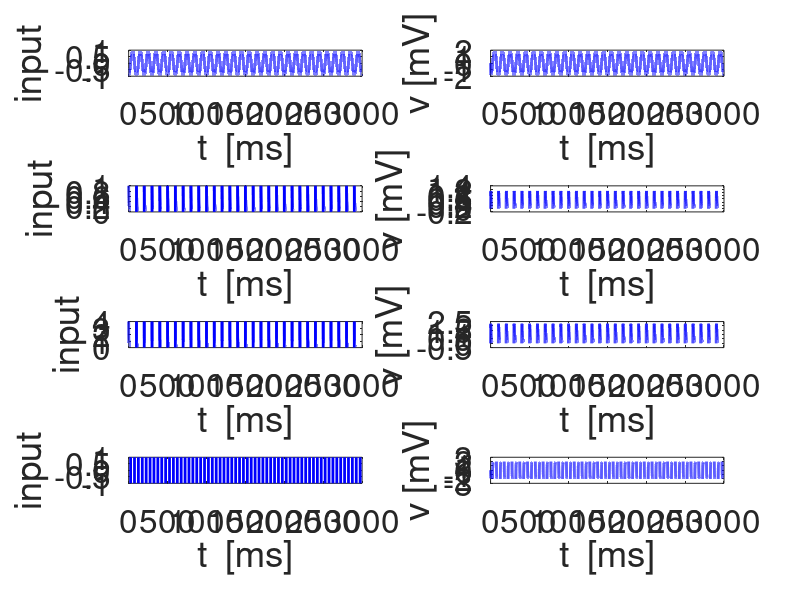

This figure's MATLAB source:
% 2019-08-30

clearvars;
% close all;

%%%input frequency
FF = 10; %[Hz]

C = 1;
gL = 0.5; 
g1 = 0.0105; 
tau1 = 100;

a = -gL/C;
b = -g1/C;
c = 1/tau1;
d = -1/tau1;

Ain = 1;
dt = 0.01;
Ncycles = 30;

Eampa=4;

% Generation of the ZAP-like regular and random funtions
Fsin=@(t,f,Ain) Ain*sin(2*pi*f*t/1000-pi/2);
Fsyn=@(t,Ain,t0,taudec) Ain*exp(-(t-t0)/taudec);
Fsqw=@(t,f,Ain,DC) Ain*square(2*pi*f*t/1000-pi/2,DC);

RNDM = 0;
if RNDM == 0
    CycleFreq = 1:1:Ncycles;
elseif RNDM == 1
    CycleFreq = randperm(Ncycles,Ncycles);
end

CycleFreq = FF*ones(1,length(CycleFreq));

CyclePer = 1000./CycleFreq;

t = 0:dt:CyclePer(1);
Izaplike = Fsin(t,CycleFreq(1),Ain);
tbdry(1) = 0;
jbdry(1) = 1;
tbdry(2) = t(end);
jbdry(2) = length(t);
for k=2:Ncycles
    tloc = dt:dt:CyclePer(k);   
    Floc = Fsin(tloc,CycleFreq(k),Ain);
    t = [t t(end)+tloc];
    Izaplike = [Izaplike Floc];
    tbdry(k+1) = t(end);
    jbdry(k+1) = length(t);
end
Tmax = t(end);

% Computation of the numerical solution

v = zeros(1,length(t));
w = zeros(1,length(t));

for j=1:length(t)-1
    k1v = -gL*v(j)-g1*w(j)+Izaplike(j);
    k1w = (v(j)-w(j))/tau1;
    av = v(j)+k1v*dt;
    aw = w(j)+k1w*dt;
    k2v = -gL*av-g1*aw+Izaplike(j+1);
    k2w = (av-aw)/tau1;
    v(j+1) = v(j)+(k1v+k2v)*dt/2;
    w(j+1) = w(j)+(k1w+k2w)*dt/2;
end


% Generation of the ZAP-like regular and random synaptic-like funtions

taurse_e = 1;     % AMPA
taudec_e = 5;     % AMPA
taurse_i = 0.2;   % GABA_A     
taudec_i = 10;    % GABA_A
Eex = 20;
Ein = -60;

taudec = taudec_e;

t = 0:dt:CyclePer(1);
Isyntrain = Fsyn(t,Ain,t(1),taudec);
for k=2:Ncycles
    tloc = dt:dt:CyclePer(k);  
    Floc = Fsyn(tloc,Ain,tloc(1),taudec);
    t = [t t(end)+tloc];
    Isyntrain = [Isyntrain Floc];
end

% Computation of the numerical solution

vs = zeros(1,length(t));
ws = zeros(1,length(t));

for j=1:length(t)-1
    k1v = -gL*vs(j)-g1*ws(j)+Isyntrain(j);
    k1w = (vs(j)-ws(j))/tau1;
    av = vs(j)+k1v*dt;
    aw = ws(j)+k1w*dt;
    k2v = -gL*av-g1*aw+Isyntrain(j+1);
    k2w = (av-aw)/tau1;
    vs(j+1) = vs(j)+(k1v+k2v)*dt/2;
    ws(j+1) = ws(j)+(k1w+k2w)*dt/2;
end

%%% conductance-based

taurse_e = 1;     % AMPA
taudec_e = 5;     % AMPA
taurse_i = 0.2;   % GABA_A     
taudec_i = 10;    % GABA_A
Eex = 20;
Ein = -60;

taudec = taudec_e;

t = 0:dt:CyclePer(1);
Isyntrainc = Fsyn(t,Ain,t(1),taudec);
for k=2:Ncycles
    tloc = dt:dt:CyclePer(k);  
    Floc = Fsyn(tloc,Ain,tloc(1),taudec);
    t = [t t(end)+tloc];
    Isyntrainc = [Isyntrainc Floc];
end

% Computation of the numerical solution

vsc = zeros(1,length(t));
wsc = zeros(1,length(t));
condinput = zeros(1,length(t));

for j=1:length(t)-1
    k1v = -gL*vsc(j)-g1*wsc(j)+Isyntrain(j)*(Eampa-vsc(j));
    k1w = (vsc(j)-wsc(j))/tau1;
    av = vsc(j)+k1v*dt;
    aw = wsc(j)+k1w*dt;
    k2v = -gL*av-g1*aw+Isyntrain(j+1)*(Eampa-av);
    k2w = (av-aw)/tau1;
    vsc(j+1) = vsc(j)+(k1v+k2v)*dt/2;
    wsc(j+1) = wsc(j)+(k1w+k2w)*dt/2;
    condinput(j) = Isyntrainc(j)*(Eampa-vsc(j));
end


% Generation of the ZAP-like square-wave funtions

DC = 50;

t = 0:dt:CyclePer(1);
Isqwtrain = Fsqw(t,CycleFreq(1),Ain,DC);
for k=2:Ncycles
    tloc = dt:dt:CyclePer(k);  
    Floc = Fsqw(tloc,CycleFreq(k),Ain,DC);   
    t = [t t(end)+tloc];
    Isqwtrain = [Isqwtrain Floc];
end

% Computation of the numerical solution

vsqw = zeros(1,length(t));
wsqw = zeros(1,length(t));

for j=1:length(t)-1
    k1v = -gL*vsqw(j)-g1*wsqw(j)+Isqwtrain(j);
    k1w = (vsqw(j)-wsqw(j))/tau1;
    av = vsqw(j)+k1v*dt;
    aw = wsqw(j)+k1w*dt;
    k2v = -gL*av-g1*aw+Isqwtrain(j+1);
    k2w = (av-aw)/tau1;
    vsqw(j+1) = vsqw(j)+(k1v+k2v)*dt/2;
    wsqw(j+1) = wsqw(j)+(k1w+k2w)*dt/2;
end

figure; 
subplot(4,2,1)
plot(t,Izaplike,'-b','linewidth',2);
xlim([0 Tmax]);
set(gca,'fontsize',24);
xlabel('t  [ms]');
ylabel('input');

subplot(4,2,2)
plot(t,v,'-b','linewidth',2);
xlim([0 Tmax]);
set(gca,'fontsize',24);
xlabel('t  [ms]');
ylabel('v [mV]');

subplot(4,2,3)
plot(t,Isyntrain,'-b','linewidth',2);
xlim([0 Tmax])
set(gca,'fontsize',24);
xlabel('t  [ms]');
ylabel('input');

subplot(4,2,4)
plot(t,vs,'-b','linewidth',2);
xlim([0 Tmax])
set(gca,'fontsize',24);
xlabel('t  [ms]');
ylabel('v [mV]');

subplot(4,2,5)
plot(t,condinput,'-b','linewidth',2);
xlim([0 Tmax])
set(gca,'fontsize',24);
xlabel('t  [ms]');
ylabel('input');

subplot(4,2,6)
plot(t,vsc,'-b','linewidth',2);
xlim([0 Tmax])
set(gca,'fontsize',24);
xlabel('t  [ms]');
ylabel('v [mV]');

subplot(4,2,7)
plot(t,Isqwtrain,'-b','linewidth',2);
xlim([0 Tmax])
set(gca,'fontsize',24);
xlabel('t  [ms]');
ylabel('input');

subplot(4,2,8)
plot(t,vsqw,'-b','linewidth',2);
xlim([0 Tmax])
set(gca,'fontsize',24);
xlabel('t  [ms]');
ylabel('v [mV]');
   